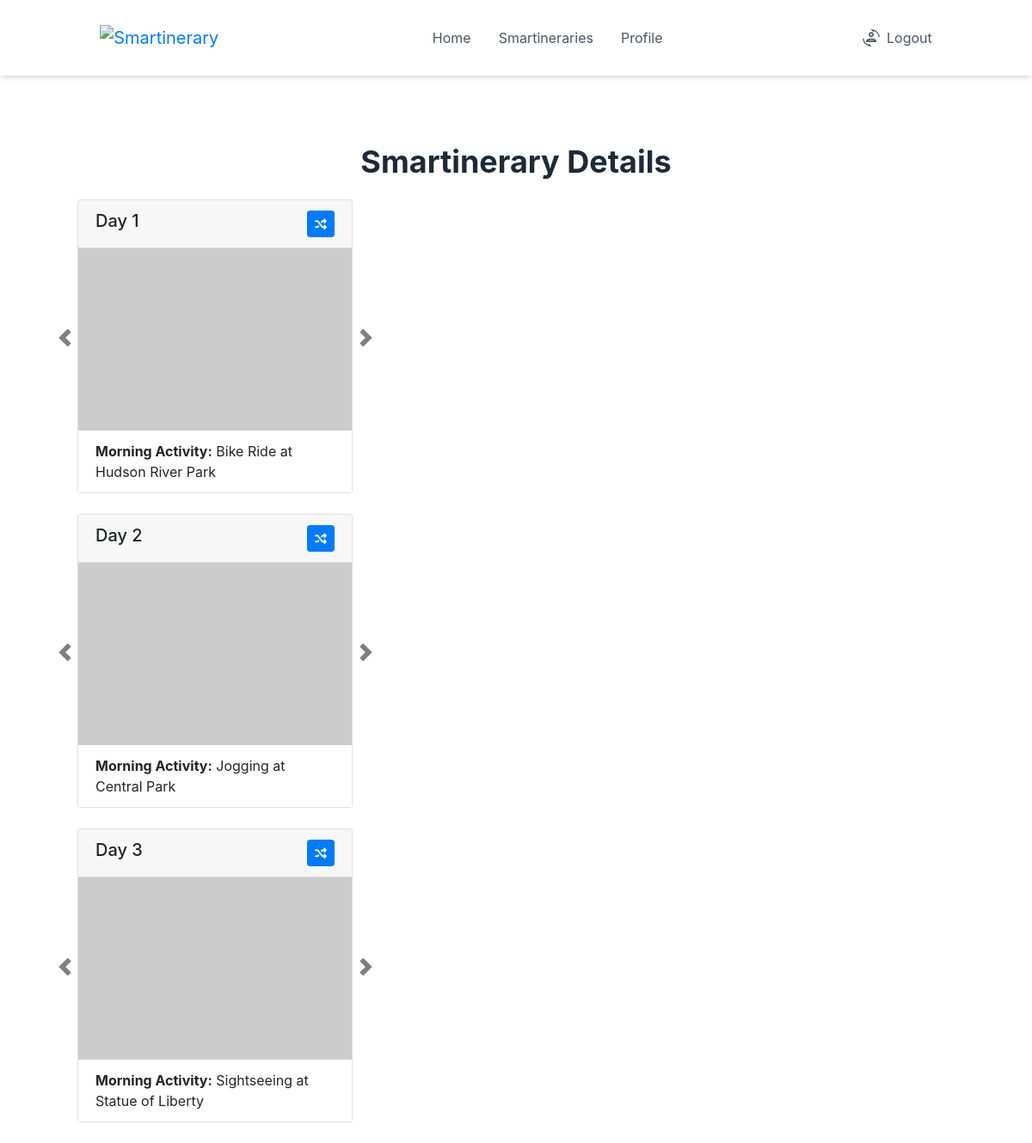
The page /smartineraries/?smart_id=6 (signed in) on the database its author committed.
### website/models.py (models this page shows)
class Activity(db.Model):
    id = db.Column(db.Integer, primary_key=True)
    city_id = db.Column(db.Integer, db.ForeignKey('city.id'), nullable=False)
    activity_type = db.Column(db.String(100))
    activity_action = db.Column(db.String(100))
    activity_place = db.Column(db.String(100))
    activity_location = db.Column(db.String(1000))
    activity_description = db.Column(db.String(1000))
    activity_image = db.Column(db.String(1000))
    city = relationship('City', backref='activities', lazy=True)

### website/routes/smartineraries_route.py (the view)
@smartinerary_router.route('/', methods=['GET'])
@login_required
def get_smartinerary():
    smart_id = request.args.get("smart_id")
    user = current_user
    smart = Smartinerary.query.filter_by(id=smart_id, user_id=user.id).first_or_404("Smartinerary not found")
    itinerary_list = []
    itineraries = Itinerary.query.filter_by(smart_itinerary_id=smart.id).all()
    for itinerary in itineraries:
        morning = Activity.query.get(itinerary.morning_activity_id)
        afternoon = Activity.query.get(itinerary.afternoon_activity_id)
        evening = Activity.query.get(itinerary.evening_activity_id)
        itinerary_string = {
            'morning_activity': {
                'id': morning.id,
                'activity_type': morning.activity_type,
                'activity_action': morning.activity_action,
                'activity_place': morning.activity_place,
                'activity_location': morning.activity_location,
                'activity_description': morning.activity_description,
                'activity_image': morning.activity_image
            },
            'afternoon_activity': {
                'id': afternoon.id,
                'activity_type': afternoon.activity_type,
                'activity_action': afternoon.activity_action,
                'activity_place': afternoon.activity_place,
                'activity_location': afternoon.activity_location,
                'activity_description': afternoon.activity_description,
                'activity_image': afternoon.activity_image
            },
            'evening_activity': {
                'id': evening.id,
                'activity_type': evening.activity_type,
                'activity_action': evening.activity_action,
                'activity_place': evening.activity_place,
                'activity_location': evening.activity_location,
                'activity_description': evening.activity_description,
                'activity_image': evening.activity_image
            }
        }
        itinerary_list.append(itinerary_string)
    return render_template("smart.html", user=current_user, smartinerary=itinerary_list)

### website/templates/smart.html (shortened to what this page needs)
{% extends "base.html" %} {% block title %}Smartinerary{% endblock %} {% block
content %}
<head>
  <link
    href="//maxcdn.bootstrapcdn.com/bootstrap/4.1.1/css/bootstrap.min.css"
    rel="stylesheet"
    id="bootstrap-css"
  />
  <link
    rel="stylesheet"
    href="https://cdnjs.cloudflare.com/ajax/libs/font-awesome/6.0.0/css/all.min.css"
  />
  <link
    rel="stylesheet"
    type="text/css"
    href="{{ url_for('static', filename='styles/smart_display.css') }}"
  />
</head>
<div class="container" id="smart-container">
  <h1 class="text-4xl font-bold text-center text-gray-800 mt-10 mb-6">
    Smartinerary Details
  </h1>
  <div class="col">
    {% for itinerary in smartinerary %}
    <div class="col-md-4 col-sm-6 mb-4">
      <a
        class="carousel-control-prev"
        href="#carouselExampleControls{{ loop.index }}"
        role="button"
        data-slide="prev"
      >
        <span class="carousel-control-prev-icon" aria-hidden="true"></span>
      </a>
      <a
        class="carousel-control-next"
        href="#carouselExampleControls{{ loop.index }}"
        role="button"
        data-slide="next"
      >
        <span class="carousel-control-next-icon" aria-hidden="true"></span>
      </a>
      <div class="card">
        <div class="card-header">
          <button
            class="btn btn-primary btn-sm float-right"
            onclick="shuffleItinerary()"
          >
            <i class="fa-solid fa-shuffle"></i>
          </button>
          <h5 class="card-title mb-0">Day {{ loop.index }}</h5>
        </div>
        <div
          id="carouselExampleControls{{ loop.index }}"
          class="carousel slide"
          data-ride="carousel"
        >
          <div class="carousel-inner">
            <div class="carousel-item active">
              <img
                class="d-block w-100"
                style="max-width: 350px; max-height: 500px"
                src="{{ itinerary.morning_activity.activity_image }}"
                alt="{{ itinerary.morning_activity.activity_action }}"
              />
              <ul class="list-group list-group-flush">
                <li class="list-group-item">
                  <b>Morning Activity:</b> {{
                  itinerary.morning_activity.activity_action }} at {{
                  itinerary.morning_activity.activity_place }}
                </li>
              </ul>
            </div>
          </div>
        </div>
      </div>
    </div>
    {% endfor %}
  </div>
</div>
{% endblock %}

### website/static/styles/smart_display.css (style rules this page uses)
.carousel-control-prev-icon { filter: invert(100%); position: relative; top: 0%; left: auto; right: auto; padding: 20%; margin-right: 100%; transform: translateY(-50%); }
.carousel-control-next-icon { filter: invert(100%); position: relative; top: 0%; left: auto; right: auto; margin-left: 100%; padding: 20%; transform: translateY(-50%); }

### rows shown on the page
Activity: morning_activity.activity_action "Bike Ride", morning_activity.activity_place "Hudson River Park"
Activity: morning_activity.activity_action "Jogging", morning_activity.activity_place "Central Park"
Activity: morning_activity.activity_action "Sightseeing", morning_activity.activity_place "Statue of Liberty"
